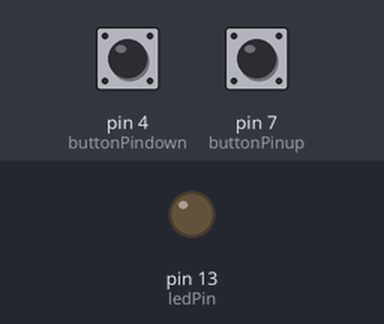
Bench run of a sketch on a simulated Arduino Uno, built with avr-gcc and run on an emulated ATmega328P. Shown: output pins drawn as LEDs (lit = HIGH). Dashed ring = blinking. The test bench sets the inputs (shaded band); at power-on: pin 7 (buttonPinup) HIGH, pin 4 (buttonPindown) HIGH. What the sketch prints to the serial monitor is not drawn.

Above: at 0.1 s.
At 1.2 s:
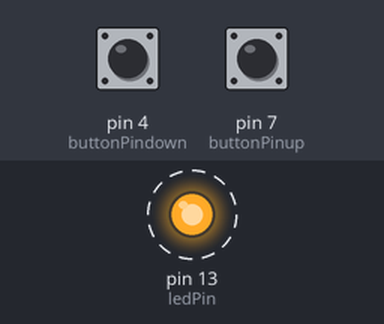
1.3 s: pin 7 (buttonPinup) pulled LOW for 0.15 s
Timing chart, 0 to 10.3 s (numbered marks = the images above; inputs shaded):
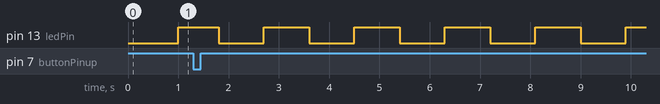

Measured:
- by itself, pin 13 (ledPin): alternates HIGH for 0.90 s and LOW for 0.90 s

The sketch:

Blink-alisson-acelerate-1touch-debounce-V4c.ino
```cpp
/*
 * versao modificada por Alisson Cavalcante
 * heuristica desenvolvida com base nos Sketch:
 *  - Debounce existente na IDE 1.8.5 do Arduino
 *  - material encontrado no canal youtube brincando com ideas - Programacao com arduino aula 13 - delay e millis
 *  - http://www.arduino.cc/en/Tutorial/Debounce
 *
 * versao - 4c  *** numero das versoes seguem o padrao "numeroletra". Ex.: 1a Sendo que a letra varia de a-e;
 * 03/09/2018 - 18:34pm
 *
Descrição:

  + O circuito de alimentacao do LED e baseado no circuito Pull UP. Onde, o pinos de controle do LED estão sempre recebendo sinal HIGH do pino de +5v ate que a chave pushbutton seja pressionada.
  Entao, os pinos de controle do LED passam a receber sinal LOW do GND.
     - O algoritmo utilizado e adaptado utilizava o circuito de pull down. Onde, o pino de controle do LED estava sempre recebendo sinal LOW do pino GND ate que a chave pushbutton fosse pressionada.
     Entao, os pinos de controle do LED passavam a receber sinal HIGH do pino de +5v.

  + O estado inicial e registro do ultimo estado sao declarados como HIGH. Assim, ao ser carregado pela primeira vez o programa de controle recebe estado semelhante ao do circuito eletronico do arduino.

  + O circuito conta com dois botoes push buttons:
    - o buttonUP, responsavel por acelerar a frequencia com que o LED pisca. Para isso, ele atua diminuindo o valor da variavel spd; e
    - o buttonDOWN, responsavel por desacelerar a frequencia com que o LED pisca. Para isso, ele atua aumentando o valor da variavel spd.

  + Quando pressionados os dois botoes, e a diferenca no tempo de pressionamento for menor que 500ms (0,5s), o LED ficara acesso sem que ocorra intermitencia no seu estado.


  + Componentes do circuito:
    - LED ligado do pino 13 ate o GND
    - pushbutton, conhecido com pushbuttonup, ligado do pino 7 até o +5V
    - pushbutton, conhecido com pushbuttonDOWN, ligado do pino 4 até o +5V
    - 1 resistor de 1k ohm ligado do +5v ate o pushbuttonup
    - 1 resistor de 1k ohm ligado do +5v ate o pushbuttonDOWN
    - 1 resistor de 220 ohm ligado do led ate o pino 13


*/

// bloco de declaracao de constantes que indicam quais pinos do circuito do arduino serao utilizados
#define buttonPinup 7    // indica o pino do arduino que recebera sinal HIGH ate que o buttonUP seja pressionado. **** QUANDO PRESSIONADO RECEBE GND ****.
#define buttonPindown 4    // indica o pino do arduino que recebera sinal HIGH ate que o buttonDOWN seja pressionado. **** QUANDO PRESSIONADO RECEBE GND ****.
#define ledPin 13     // indica o pino do arduino que enviara sinal para o LED.

// bloco de declaracao de variaveis de controle de estado
int ledState = HIGH;         // Estado inicial do LED
int buttonStatedown = HIGH; // Registra o ultimo estado do buttonDOWN quando satifeita a condicao
int buttonStateup = HIGH; // Registra o ultimo estado do buttonUP quando satifeita a condicao
int lastButtonStateup = HIGH;   // Registra o ultimo estado do lastButtonStateUP quando satifeita a condicao
int lastButtonStatedown = HIGH;   // Registra o ultimo estado do lastButtonStateDOWN quando satifeita a condicao


// Para variaveis de tempo foi utilizado unsigned long, pois aumenta o valor positivo que a variavel pode armazenar
unsigned long lastDebounceTime = 0;  // Ultimo registro do tempo do debounce
unsigned long debounceDelay = 50;    // tempo de debounce 50ms (0,5s). Se o tempo desta variavel for maior que o tempo que se leva pressionando o pushbutton a condicao nunca sera satisfeita.

// bloco de variaveis de controle da frequencia com que o LED piscara
int spd = 1000; // frequencia com que o led pisca. Iniciada com 1000ms ou 1s. Ciclo completo aceso/apagado com 2s.
unsigned long lasttempoled = 0; // acumula o tempo

// bloco de variaveis de controle que farao com que o LED permaceca acesso ou pisque intermitente
unsigned long tempoup = 0; // utilizada para armazenar o tempo do botao btnup quando pressionado, iniciada com 0ms (0s)
unsigned long tempodown = 550; // utilizada para armazenar o tempo do botao btndown quando pressionado, iniciada com 550ms (1s)
unsigned long tempodif = 0; // utilizada para armazenar diferenca de tempo no pressionamento dos dois botoes, iniciada com 0ms (0s)

void setup()
{
  // ativa o uso da ferramenta serial monitor. Esta ferramenta ajuda no debug do codigo fonte.
  Serial.begin(9600);

  // Configura os pinos do arduino que serao utilizados. Utiliza como base os valores configurados no bloco de constantes.
  pinMode(buttonPinup, INPUT);
  pinMode(buttonPindown, INPUT);
  pinMode(ledPin, OUTPUT);

  // Configura estado inicial do LED
  digitalWrite(ledPin, ledState);
}

void loop()
{
  // Bloco 1 - estado inicial, circuito alimentado pelo 5v, botoes em repouso, variaveis recebem sinal HIGH(1). Quando os botoes são pressionados as variaveis recebem LOW(0).
  int readingUP = digitalRead(buttonPinup);
  int readingDOWN = digitalRead(buttonPindown);
  /*
  Serial.print("readingUP: ");
  Serial.println(readingUP);
  Serial.print("readingDOWN: ");
  Serial.println(readingDOWN);
 */
  // Bloco 2 - executado se ocorrer mudanca nos valores dos botoes buttonUP ou buttondwon em relacao ao ultimo estado registrado na execucao do loop. Ou seja, se os botoes forem pressionados.
  // Se o interruptor mudou, devido a ruído ou pressão:
  if ((readingUP != lastButtonStateup) || (readingDOWN != lastButtonStatedown))
  {
    // reseta o tempo da variavel de registro da ultima vez que ocorreu o debounce
    lastDebounceTime = millis();
   // Serial.println("bloco 2");
  }

  // bloco 3 - que realiza o debounce, controle do bounce. Permite a execução do bloco se a subtracao entre o tempo atual e o ultimo tempo de debounce registrado
  // for maior que o tempo configurado para o debounce delay. Se o tempo da variavel debounceDelay for maior que o tempo que se leva pressionando o pushbutton a condicao nunca sera satisfeita.
  if ((millis() - lastDebounceTime) > debounceDelay)
  {
    //Serial.print("bloco 3 : ");
    //Serial.println(millis() - lastDebounceTime);

    // bloco 4 - executado se houver mudanca no estado do botao buttonUP. Ou seja, se o estado atual do botao buttonUP for diferente do estado registrado por buttonStateup na ultima vez que foi
    // satisfeita a condicao.
    if (readingUP != buttonStateup)
    {
      buttonStateup = readingUP;
      // bloco 5 - AUMENTA a velocidade com que o LED pisca. Se o botao buttonUP for pressionado (HIGH) e spd for menor 1000ms (1s). Condicao e atendida na segunda rodada apos pressionamento do botao.
      // ou seja quando o botao retornar ao estao HIGH (1).
      if ((buttonStateup == HIGH)&& (spd>100))
      {
        spd=spd-100;
        Serial.print("spd: ");
        Serial.println(spd);
      }
      if(buttonStateup == HIGH)
      {
        tempoup = millis();
      }
    }

    // bloco 6 - executado se houver mudanca no estado do botao readingDOWN. Ou seja, se o estado atual do botao readingDOWN for diferente do estado registrado por buttonStatedown na ultima vez que foi
    // satisfeita a condicao.
    if (readingDOWN != buttonStatedown)
    {
      buttonStatedown = readingDOWN;
      // bloco 7 - DIMINUI a velocidade com que o LED pisca. Se o botao buttonDOWN for pressionado (HIGH) e spd for menor 1000ms (1s).
      if ((buttonStatedown == HIGH)&& (spd<1000))
      {
        spd=spd+100;
        Serial.print("spd: ");
        Serial.println(spd);
      }
      if(buttonStatedown == HIGH)
      {
        tempodown = millis();
      }
    }
  }

  // Bloco 9 - Realiza a subtracao entre o tempo no qual os botoes buttonUP e buttonDOWN foram pressionados. Resolve o problema com a subtracao caso o segundo termo seja um valor maior que o
  // primeiro termo. Ja que o tipo da variaval tempodif é unsigned (aceita apenas valores positivos).
  tempodif = max(tempodown,tempoup) - min(tempodown,tempoup);
  //Serial.print("resultado: ");
  //Serial.println(tempodif);

  // Bloco 10 - Se a diferenca de tempo entre tempoup e tempodown for menor que 500ms (0,5s) o LED permanecera aceso ate que um dos botoes seja pressionado. Senao, o LED permanecera piscando.
  if (tempodif < 500)
  {
    digitalWrite(13, HIGH);
  }
  else
  {
    // bloco 11 - responsavel pela frequencia com que o LED pisca.
    // Referencia - site brincando com ideas - video aula programacao com arduino - aula 13 - delay e millis
    if((millis() - lasttempoled) < spd) // tempo menor que 1000ms retorna LED apagado
    {
      digitalWrite(13, LOW);
    }
    if((millis() - lasttempoled) >= spd) // tempo maior que 1000ms retorna LED aceso
    {
      digitalWrite(13, HIGH);
    }
    if((millis() - lasttempoled) >= spd*2) // tempo maior que 2000ms registra o tempo em lastempoled para uso na proxima rodada
    {
     lasttempoled = millis();
    }
  }

  // bloco 12 - registra o ultimo estado dos botoes buttonUP e buttonDOWN nas variaveis lastButtonState.
  lastButtonStateup = readingUP;
  lastButtonStatedown = readingDOWN;
}
```
